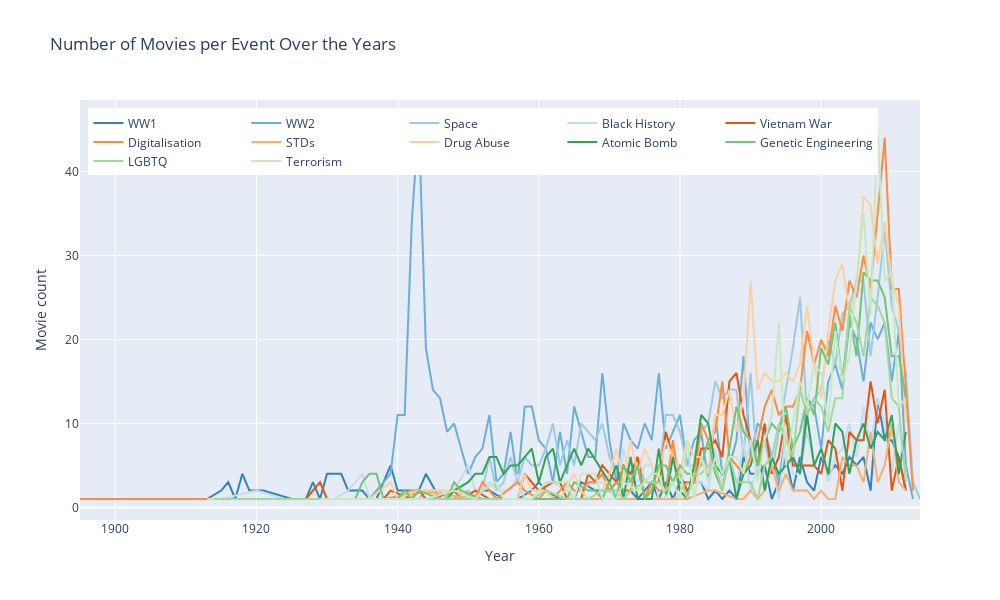

Notebook cell for this chart:
### Code cell
fig = go.Figure()


# Defining the colormap

tab20c_colors = [f'rgb({int(255 * i[0])},{int(255 * i[1])},{int(255 * i[2])})' for i in plt.cm.tab20c.colors]


for i, event in enumerate(events):
    movies_per_event_per_year = movies_events[movies_events[event] == True]['date'].value_counts().sort_index()

    fig.add_trace(go.Scatter(
        x = movies_per_event_per_year.index,
        y = movies_per_event_per_year.values,
        mode = 'lines',
        name = event,
        line = dict(color=tab20c_colors[i])
    ))

fig.update_layout(
    title = 'Number of Movies per Event Over the Years',
    xaxis_title = 'Year',
    yaxis_title = 'Movie count',
    height = 600,
    width = 1000,
    legend = dict(xanchor='left', x=0.01, yanchor='top', y=0.98, orientation='h'),
    hovermode = 'x unified',
)

fig.show()
